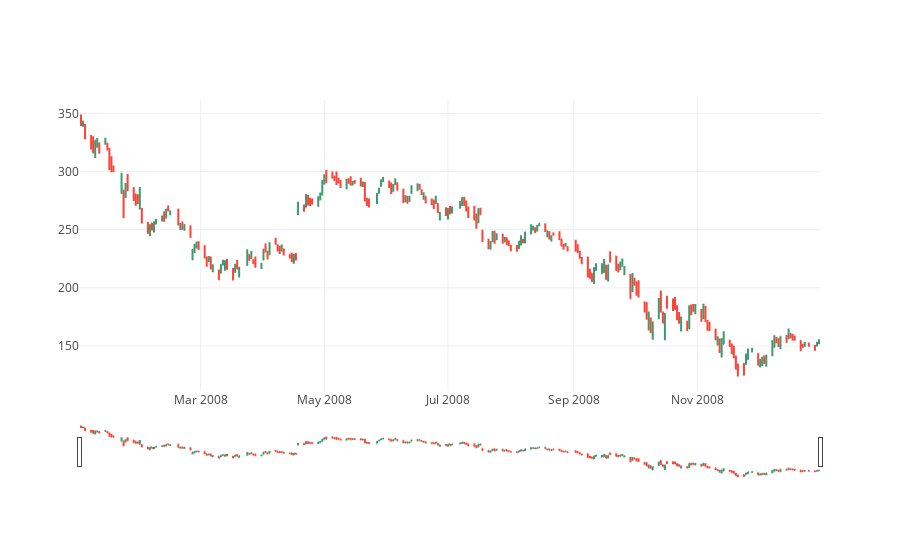

The cell this chart's notebook holds for it:
### Code cell
# OHLC chart of 2008
trace = go.Ohlc(x=google['2008'].index,
                open=google['2008'].Open,
                high=google['2008'].High,
                low=google['2008'].Low,
                close=google['2008'].Close)
data = [trace]
iplot(data, filename='simple_ohlc')

### Figure 1 — Plotly figure (JSON) as saved in the notebook; plotly's stock layout.template omitted (floating-point values rounded to 4 significant figures; data arrays with more than 128 entries replaced by an {"elided": "..."} marker saying what was removed)
{"data": [{"close": {"elided": "253 float values"}, "high": {"elided": "253 float values"}, "low": {"elided": "253 float values"}, "open": {"elided": "253 float values"}, "x": {"elided": "253 str values"}, "type": "ohlc", "uid": "061a0d8c-0f44-11ec-9bc1-0242ac130202"}], "layout": {"xaxis": {"type": "date", "rangeslider": {"yaxis": {"_template": null, "rangemode": "match"}, "autorange": true, "range": ["2008-01-01 12:00", "2008-12-31 12:00"]}, "range": ["2008-01-01 12:00", "2008-12-31 12:00"], "autorange": true}, "yaxis": {"range": [111.3, 361.5], "autorange": true}, "autosize": true}}
